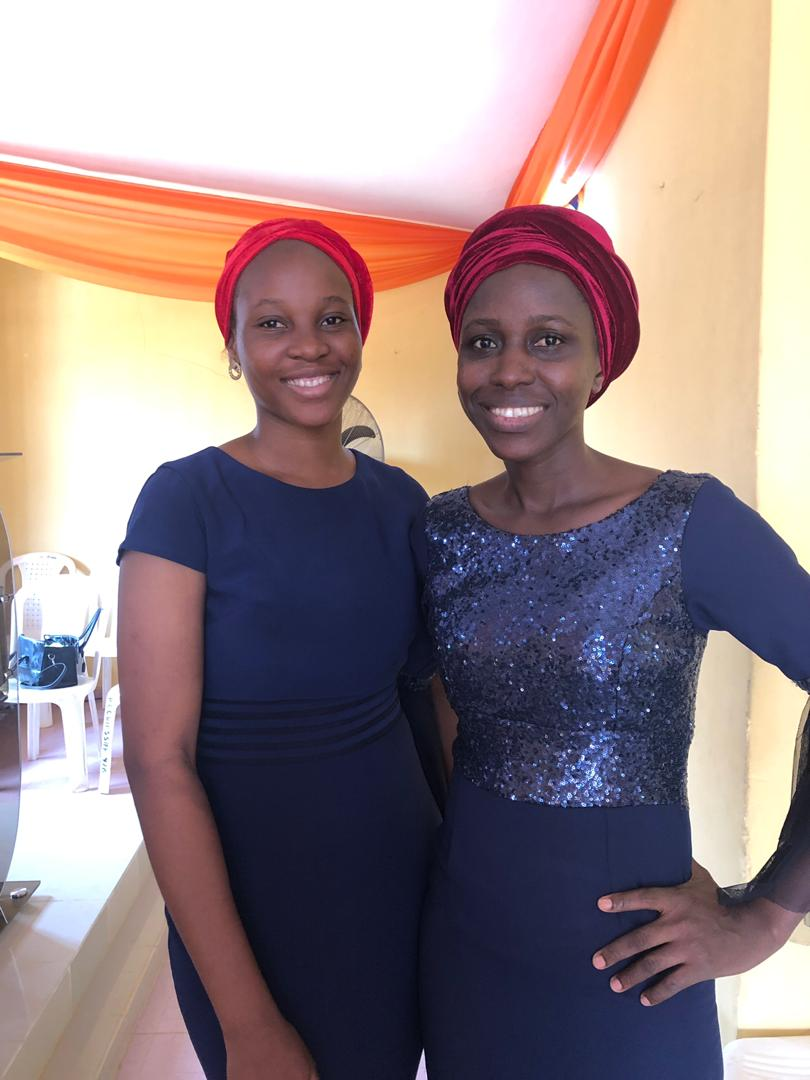
#> input picture imgs/pre_tope.jpg, 810 x 1080 px
$ python gradients.py
#> lines starting #> are read from the running program, lines starting #| are printed output that depends on the picture; after the words box and inside, x2 and y2 are one past the last pixel; in counts of white or black regions, pixels touching at a corner belong together
import cv2 as cv
import numpy as np


img = cv.imread('imgs/pre_tope.jpg')
#> img is the input picture: shape (1080, 810, 3); mean B, G, R 133.2, 132, 150.6
h, w = img.shape[:2]
#> h = 1080; w = 810
img = cv.resize(img, (w//3, h//3))
#> img: shape (360, 270, 3)
cv.imshow('img', img)

gray = cv.cvtColor(img, cv.COLOR_BGR2GRAY)
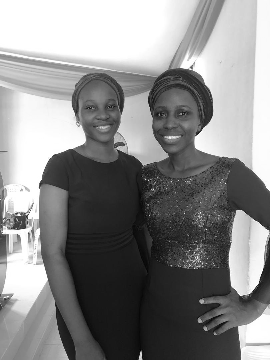
#> gray: shape (360, 270); min 2, max 255, mean 137.7
# cv.imshow('gray', gray)

# laplacian operator
laplace_image = cv.Laplacian(gray, cv.CV_64F, ksize=3)
lap = np.uint8(np.absolute(laplace_image))

# sobel operators
sobelx = cv.Sobel(gray, cv.CV_64F, 1, 0, ksize=3)
sobx = np.uint8(np.absolute(sobelx))

sobely = cv.Sobel(gray, cv.CV_64F, 0, 1, ksize=3)
soby = np.uint8(np.absolute(sobelx))
combined_sobel = cv.bitwise_or(sobelx, sobely)
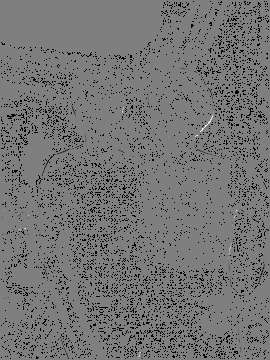
#> combined_sobel: shape (360, 270) float64; 8.66% of the values are NaN or infinite; the others: min -130816, max 130944, mean -262.6; drawn with min black, max white, NaN and infinite black

cv.imshow('ret image', np.hstack((gray, lap)))
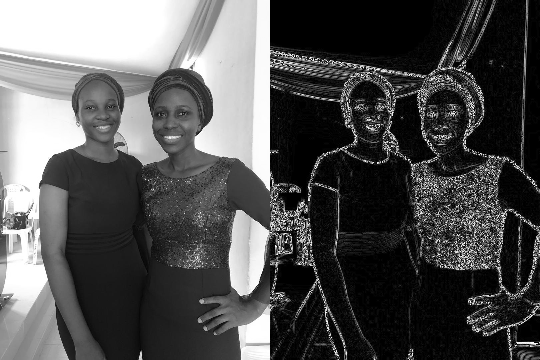
#> window 'ret image': shape (360, 540); min 0, max 255, mean 83.5
cv.imshow('sobelx', sobelx)
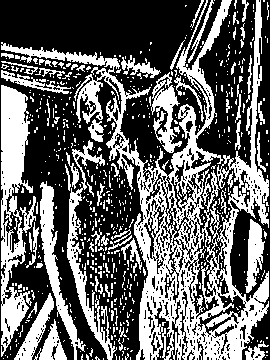
#> window 'sobelx': shape (360, 270); 39.6% white; 644 white regions (575 under 20 px), largest, box (x1, y1, x2, y2) and area: (1, 0, 269, 360) 19560, (1, 85, 36, 357) 4810, (67, 140, 117, 360) 2008
cv.imshow('sobely', sobely)
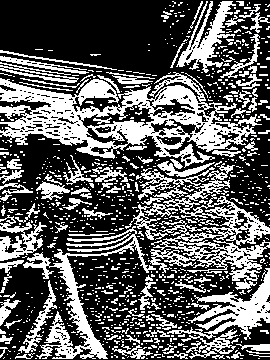
#> window 'sobely': shape (360, 270); 36.9% white; 949 white regions (822 under 20 px), largest, box (x1, y1, x2, y2) and area: (0, 72, 262, 168) 9457, (136, 163, 270, 290) 5254, (23, 226, 156, 359) 3093
cv.imshow('combined sobel', combined_sobel)
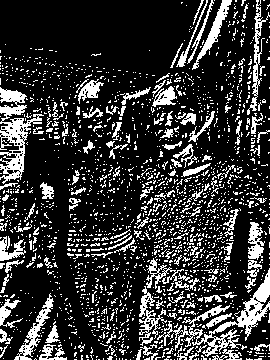
#> window 'combined sobel': shape (360, 270); 21.1% white in thin lines or dots

# edge detect
canny = cv.Canny(gray, 150, 175)
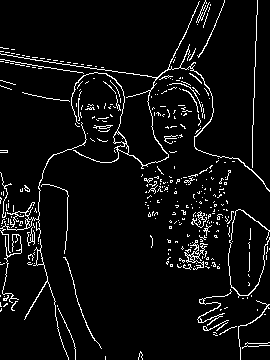
#> canny: shape (360, 270); 5.7% white in thin lines or dots
cv.imshow('canny', canny)

cv.waitKey(0)

$ run again, with imgs/babe.jpg copied over imgs/pre_tope.jpg
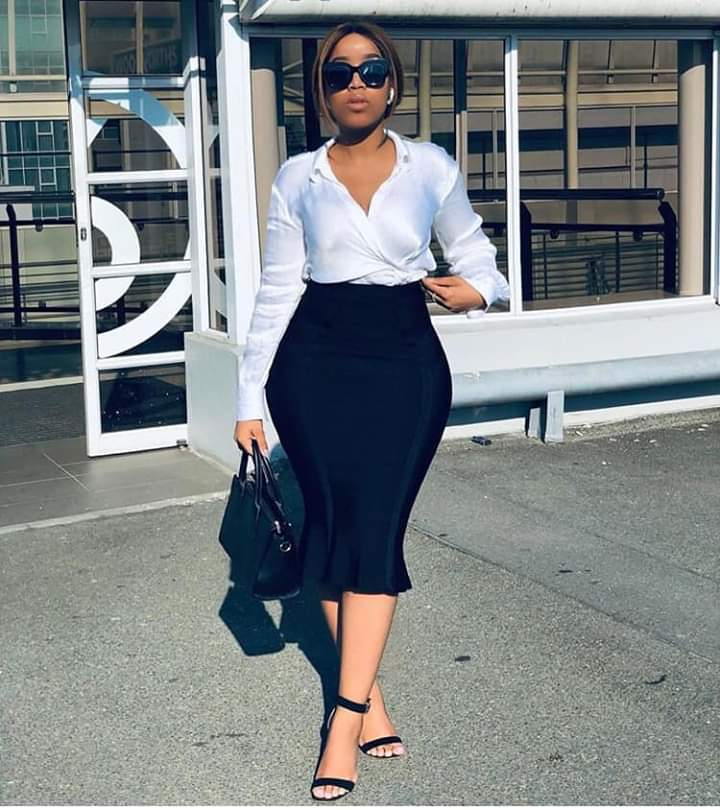
#> input picture imgs/babe.jpg, 720 x 810 px
#> img is the input picture: shape (810, 720, 3); mean B, G, R 131.2, 128.9, 123.7
#> img: shape (270, 240, 3)
#> `cv.imshow('sobelx', sobelx)`:
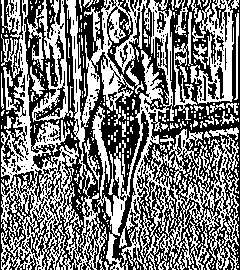
#> window 'sobelx': shape (270, 240); 48.2% white; 366 white regions (309 under 20 px), largest, box (x1, y1, x2, y2) and area: (1, 0, 239, 270) 21231, (190, 0, 234, 104) 2167, (27, 0, 73, 122) 1938
#> `canny = cv.Canny(gray, 150, 175)`:
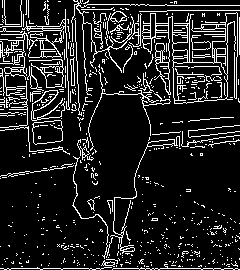
#> canny: shape (270, 240); 13.4% white in thin lines or dots
